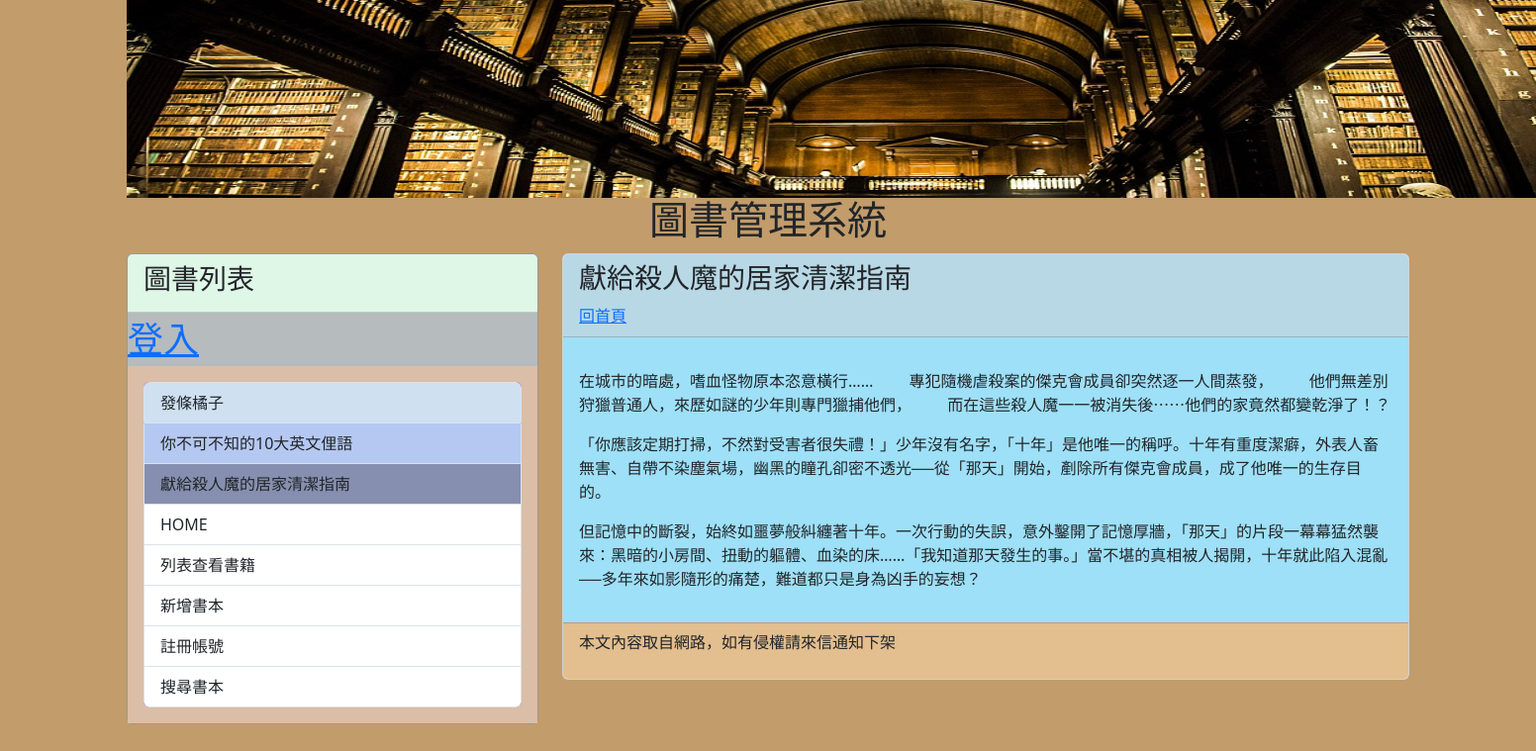
Before: /post/book_killer/ with the older database file.
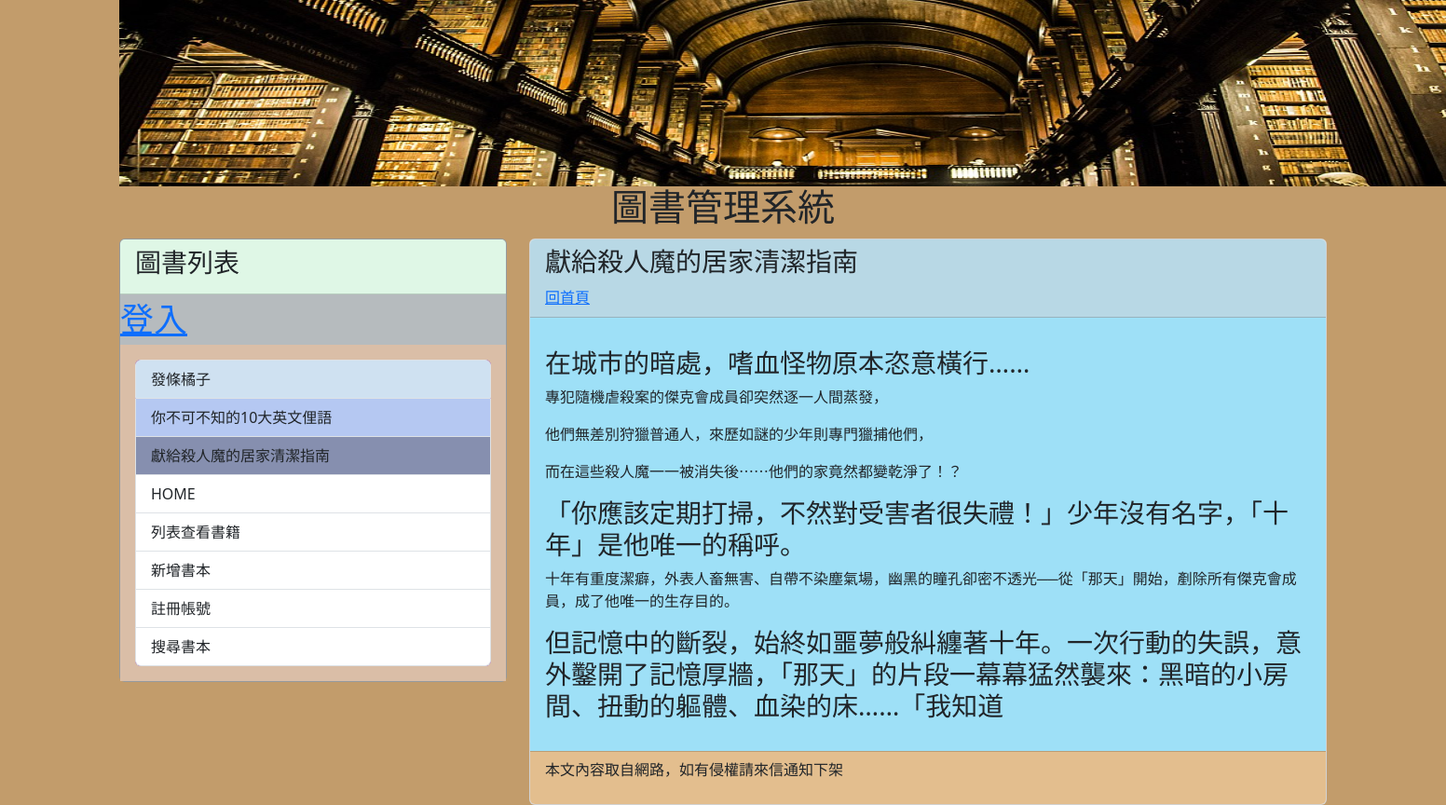
After: the same page with the newer database file.
### mysite/models.py (models this page shows, shortened)
class Post(models.Model):
    title = models.CharField(max_length = 200)
    slug = models.CharField(max_length = 200)
    body = models.TextField()
    category = models.TextField(null=True)
    pub_date = models.DateTimeField(auto_now_add=True)
    class Meta:
        ordering = ('-pub_date', )

### mysite/views.py (the view)
# urls.py: path('post/<slug:slug>/', mv.showpost, name="showpost"),
def showpost(request, slug):
    post = Post.objects.get(slug=slug)
    return render(request, 'post.html', locals())

### mysite/templatetags/markdown_extras.py (called while the page is built)
@register.filter
def convert_markdown(text):
    return markdown.markdown(text)

### mysite/templates/post.html (shortened to what this page needs)
{% extends "base2.html" %}
{% load markdown_extras %}
{% block headmessage %}
<h3 style='font-family:微軟正黑體;'>{{ post.title }}</h3>
<a style='font-family:微軟正黑體;' href='/'>回首頁</a>
{% endblock headmessage %}
{% block content %}
<p style='font-family:微軟正黑體;font-size:12pt;letter-spacing:2pt;'>
    {{ post.body | convert_markdown | safe }}</a>
</p>
{% endblock content %}

### templates/base2.html (shortened to what this page needs)
<!DOCTYPE html>
<html lang="en">
<head>
    <link href="https://cdn.jsdelivr.net/npm/bootstrap@5.3.2/dist/css/bootstrap.min.css" rel="stylesheet">
    <link rel="stylesheet" href="https://cdn.jsdelivr.net/npm/bootstrap-icons@1.11.2/font/bootstrap-icons.min.css">
</head>
<body style='background: #c29c6b;'>
    <div class="container">
        {% include 'header.html' %}
        <div class="row">
            <div class="col-md-4">
                <div class="card" style='background-color: #B6BBBE'>
                    <div class="card-header" style='background-color:#DFF7E6'>
                        <h3>圖書列表</h3>
                    </div>
                    {% if user.is_authenticated %}
                        <a href="{% url 'logout' %}" style="font-size: 36px;">登出</a>
                    {% else %}
                        <a href="{% url 'login' %}" style="font-size: 36px;">登入</a>
                    {% endif %}
                    <div class="card-body" style='background: #dabea7'>
                        <div class='list-group' style='background-color:#820e8d'>
                            <a href='http://127.0.0.1:8000/post/book_orange/' class='list-group-item' style='background-color:#CFE1F1'>發條橘子</a>
                            <a href='http://127.0.0.1:8000/post/Book_MyEF/' class='list-group-item' style='background-color:#B5C8F2'>你不可不知的10大英文俚語</a>
                            <a href='http://127.0.0.1:8000/post/book_killer/' class='list-group-item' style='background-color:#868FAF'>獻給殺人魔的居家清潔指南</a>
                            <a href="/" class="list-group-item">HOME</a>
                            <a href="{% url 'show-all-posts' %}" class="list-group-item">列表查看書籍</a>
                            <a href="{% url 'post-new' %}" class="list-group-item">新增書本</a>
                            <a href="{% url 'register' %}" class="list-group-item">註冊帳號</a>
                            <a href="{% url 'book_list' %}" class="list-group-item">搜尋書本</a>
                        </div>
                    </div>
                </div>
            </div>
            <div class="col-md-8">
                <div class="card">
                    <div class="card-header" style='background-color:#b8d8e5'>
                        {% block headmessage %}{% endblock %}
                    </div>
                    <div class="card-body" style='background-color:#9ee0f7'>
                        {% block content %} {% endblock %}
                    </div>
                    <div class="card-footer" style='background-color:#e3be8e'>
                        {% include 'footer.html' %}
                    </div>
                </div>
            </div>
        </div>
    </div>
</body>
</html>

### templates/header.html (shortened to what this page needs)
{% load static %}
<div class='well image-container'>
    <img src="{% static "images/123.jpg" %}">
</div>
<h1 style="font-family: Jost; text-align:center">圖書管理系統</h1>

### templates/footer.html
{% block footer %}
    {% if now %}
    <p style='font-family:微軟正黑體;'>現在時刻：{{ now }} | 管理員(組員):11056026 謝定衡 11056033 陳愷君 11056041 陳礽鈞</p>
    {% else %}
    <p style='font-family:微軟正黑體;'>本文內容取自網路，如有侵權請來信通知下架</p>
    {% endif %}
{% endblock %}

### templates/header.html (style rules this page uses)
.image-container img { width: 1500px; height: 200px; }

Changed rows visible on the page:
changed Post "獻給殺人魔的居家清潔指南": body|convert_markdown "在城市的暗處，嗜血怪物原本恣意橫行…… 專犯隨機虐殺案的傑克會成員卻突然逐一人間蒸發， 他們無差別狩獵普通人，來歷如謎的少年則專門獵捕他們， 而在這些殺人魔一一被消失後⋯⋯他們的家竟然都變乾淨了！？ 「你應該定期打掃，不然對受害者很失禮！」少年沒有名字，「十年」是他唯一的稱呼。十年有重度潔癖，外表人畜無害、自帶不染塵氣場，幽黑的瞳孔卻密不透光──從「那天」開始，剷除所有傑克會成員，成了他唯一的生存目的。 但記憶中的斷裂，始終如噩夢般糾纏著十年。一次行動的失誤，意外鑿開了記憶厚牆，「那天」的片段一幕幕猛然襲來：黑暗的小房間、扭動的軀體、血染的床……「我知道那天發生的事。」當不堪的真相被人揭開，十年就此陷入混亂──多年來如影隨形的痛楚，難道都只是身為凶手的妄想？" → "在城市的暗處，嗜血怪物原本恣意橫行…… 專犯隨機虐殺案的傑克會成員卻突然逐一人間蒸發， 他們無差別狩獵普通人，來歷如謎的少年則專門獵捕他們， 而在這些殺人魔一一被消失後⋯⋯他們的家竟然都變乾淨了！？ 「你應該定期打掃，不然對受害者很失禮！」少年沒有名字，「十年」是他唯一的稱呼。 十年有重度潔癖，外表人畜無害、自帶不染塵氣場，幽黑的瞳孔卻密不透光──從「那天」開始，剷除所有傑克會成員，成了他唯一的生存目的。 但記憶中的斷裂，始終如噩夢般糾纏著十年。一次行動的失誤，意外鑿開了記憶厚牆，「那天」的片段一幕幕猛然襲來：黑暗的小房間、扭動的軀體、血染的床……「我知道"
